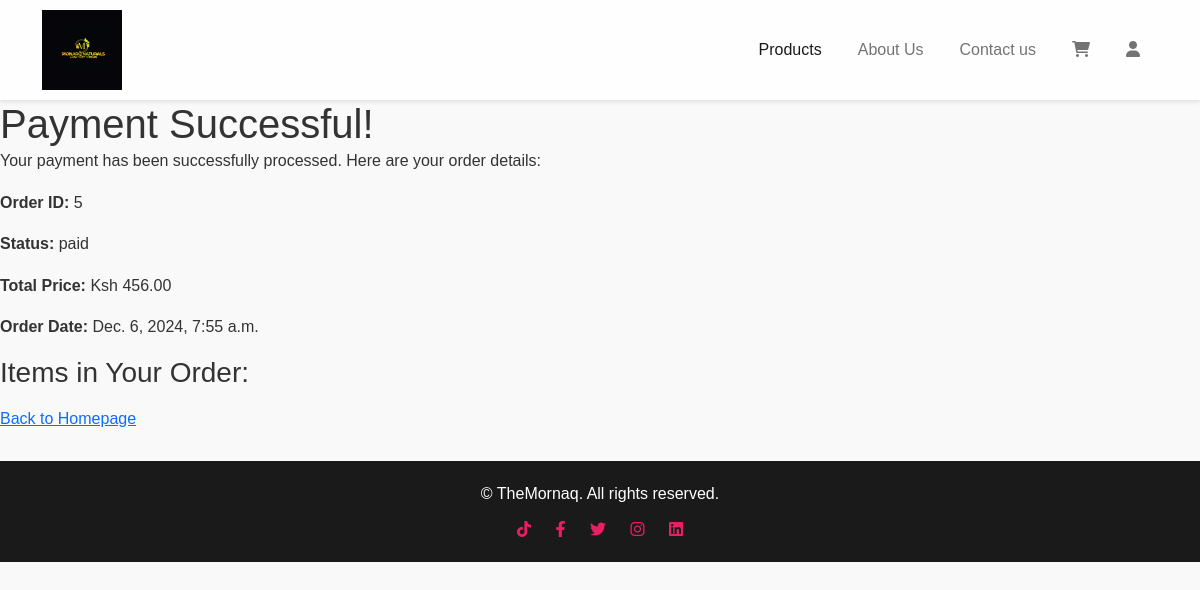
The page /payment_success/5/ (signed in) on the database its author committed.
### Estore/models.py (models this page shows, shortened)
class Order(models.Model):
    STATUS_CHOICES = [
        ('pending', 'Pending'),
        ('paid', 'Paid'),
        ('cancelled', 'Cancelled'),
    ]
    user = models.ForeignKey(User, on_delete=models.CASCADE, related_name='orders')
    total_price = models.DecimalField(max_digits=10, decimal_places=2)
    status = models.CharField(max_length=10, choices=STATUS_CHOICES, default='pending')
    created_at = models.DateTimeField(auto_now_add=True)
    cart_items = models.ManyToManyField(CartItem, blank=True, related_name='orders')

### Estore/views.py (the view)
# urls.py: path('payment_success/<int:order_id>/', views.payment_success, name='payment_success'),
@login_required
def payment_success(request, order_id):
    order = get_object_or_404(Order, id=order_id, user=request.user)
    return render(request, 'payment_success.html', {'order': order})

### Estore/templates/payment_success.html (shortened to what this page needs)
{% extends 'base.html' %}
{% block content %}
<h1>Payment Successful!</h1>
<p>Your payment has been successfully processed. Here are your order details:</p>
<div class="order-details">
    <p><strong>Order ID:</strong> {{ order.id }}</p>
    <p><strong>Status:</strong> {{ order.status }}</p>
    <p><strong>Total Price:</strong> Ksh {{ order.total_price }}</p>
    <p><strong>Order Date:</strong> {{ order.created_at }}</p>
    <h3>Items in Your Order:</h3>
</div>
<a href="{% url 'homepage' %}">Back to Homepage</a>
{% endblock %}

### Estore/templates/base.html (shortened to what this page needs)
{% load static %}
<!DOCTYPE html>
<html lang="en">
<head>
    <link href="https://cdnjs.cloudflare.com/ajax/libs/font-awesome/5.15.4/css/all.min.css" rel="stylesheet">
    <link href="https://cdn.jsdelivr.net/npm/bootstrap@5.0.2/dist/css/bootstrap.min.css" rel="stylesheet">
    <link rel="stylesheet" href="https://cdnjs.cloudflare.com/ajax/libs/font-awesome/5.15.4/css/all.min.css">
    <link rel="stylesheet" href="{% static 'css/style.css' %}">
    <link rel="stylesheet" href="{% static 'js/script.js' %}">
    <link rel="stylesheet" href="https://cdnjs.cloudflare.com/ajax/libs/font-awesome/6.0.0-beta3/css/all.min.css">
</head>
<body>
<section class="full-background">
    <header class="header">
        <nav class="navbar navbar-expand-lg navbar-light bg-transparent">
            <div class="container">
                <a href="{% url 'homepage' %}">
                    <img src="{% static 'images/logo.png' %}" alt="The Mornaq Naturals Logo" style="max-width: 80px; height: auto;">
                </a>
                <div class="collapse navbar-collapse" id="navbarNavDropdown">
                    <ul class="navbar-nav ms-auto">
                        <li class="nav-item"><a class="nav-link active" href="{% url 'homepage' %}">Products</a></li>
                        <li class="nav-item"><a class="nav-link" href="{% url 'about' %}">About Us</a></li>
                        <li class="nav-item"><a class="nav-link" href="{% url 'contact_us' %}">Contact us</a></li>
                        <li class="nav-item"><a class="nav-link" href="{% url 'cart' %}"><i class="fas fa-shopping-cart"></i></a></li>
                        <li class="nav-item"><a class="nav-link" href="{% url 'logout' %}"><i class="fas fa-user"></i></a></li>
                    </ul>
                </div>
            </div>
        </nav>
    </header>
</section>
    <main>
        {% block content %}{% endblock %}
    </main>
    <footer>
        <p>&copy; TheMornaq. All rights reserved.</p>
        <div class="social-links">
            <a href="https://www.tiktok.com/@themonarqnaturals?_t=8s68VNYr5yI&_r=1" target="_blank"><i class="fab fa-tiktok"></i></a>
            <a href="https://www.facebook.com/TheMonarqNaturals/" target="_blank"><i class="fab fa-facebook-f"></i></a>
            <a href="https://twitter.com/monarq_naturals?s=20" target="_blank"><i class="fab fa-twitter"></i></a>
            <a href="https://instagram.com/themonarqnaturals?igshid=1l2mhi5yq2a8e" target="_blank"><i class="fab fa-instagram"></i></a>
            <a href="https://www.linkedin.com/in/the-monarq-naturals-99b440242?utm_source=share&utm_campaign=share_via&utm_content=profile&utm_medium=android_app" target="_blank"><i class="fab fa-linkedin"></i></a>
        </div>
    </footer>
</body>
</html>

### Estore/static/css/style.css (style rules this page uses)
* { margin: 0; padding: 0; }
body { font-family: 'Arial', sans-serif; line-height: 1.6; background-color: #f7eeee; color: #333; font-family: 'Segoe UI', Tahoma, Geneva, Verdana, sans-serif; }
header { position: sticky; top: 0; z-index: 1000; background: rgba(255, 255, 255, 0.9); box-shadow: 0 2px 4px rgba(0, 0, 0, 0.1); }
.navbar { padding: 10px 0; }
.navbar-nav .nav-link { position: relative; text-decoration: none; color: #1c0202; font-size: 1rem; font-weight: 500; margin: 0 10px; transition: color 0.5s ease; }
.navbar-nav .nav-link::after { content: ''; position: absolute; left: 0; bottom: -3px; width: 0; height: 2px; background-color: #ff69b4; transition: width 0.5s ease; }
body { font-family: 'Arial', sans-serif; background-color: #f9f9f9; color: #333; margin: 0; padding: 0; }
h1, h2 { margin: 0; padding: 0; }
footer { background-color: #1a1a1a; color: #fff; text-align: center; padding: 20px 0; margin-top: 30px; }
footer p { margin-bottom: 10px; }
footer .social-links a { color: #e91e63; text-decoration: none; margin: 0 10px; transition: color 0.3s ease; }

### rows shown on the page
Order: id "5", status "paid", total_price "456.00", created_at "Dec. 6, 2024, 7:55 a.m."
